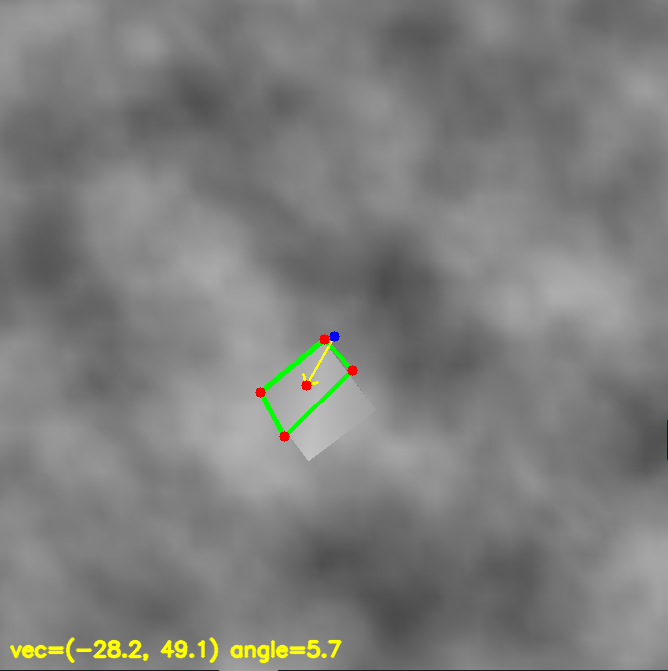
#> input picture CVstuff/debug/yay_harris_ransac.png, 668 x 671 px
$ python opencv_contour_pnp_processor.py debug/yay_harris_ransac.png
#> lines starting #> are read from the running program, lines starting #| are printed output that depends on the picture
### CVstuff/processors/contour_pnp_processor.py
from __future__ import annotations

from dataclasses import dataclass
from pathlib import Path
from typing import Any

import cv2
import numpy as np

from CVstuff.pnp_processor import OutputMode


@dataclass(frozen=True)
class ContourDetection:
    contour: np.ndarray
    corners: np.ndarray
    score: float
    rvec: np.ndarray | None = None
    tvec: np.ndarray | None = None


class ContourPnPProcessor:
    """Detect rectangle candidates from contours and estimate pose from their corners."""

    def __init__(
        self,
        video_source: Any,
        output_mode: OutputMode | str,
        output_file: str | Path | None = None,
        camera_matrix: np.ndarray | None = None,
        dist_coeffs: np.ndarray | None = None,
        marker_size: float = 1.0,
        min_contour_area: float = 800.0,
        max_contour_area_ratio: float = 0.02,
        border_margin: int = 2,
        approx_epsilon_factor: float = 0.02,
        canny_low: int = 50,
        canny_high: int = 150,
        blur_size: int = 5,
        morph_kernel_size: int = 5,
        max_detections: int = 1,
        use_min_area_fallback: bool = True,
        window_name: str = "Contour PnP Processor",
        show_edges_window: bool = True,
        edges_window_name: str = "Contour Edges",
    ) -> None:
        self.video_source = video_source
        self.output_mode = OutputMode(output_mode)
        self.output_file = Path(output_file) if output_file else None
        self.camera_matrix = camera_matrix
        self.dist_coeffs = (
            dist_coeffs.astype(np.float64)
            if dist_coeffs is not None
            else np.zeros((5, 1), dtype=np.float64)
        )
        self.marker_size = marker_size
        self.min_contour_area = min_contour_area
        self.max_contour_area_ratio = max_contour_area_ratio
        self.border_margin = border_margin
        self.approx_epsilon_factor = approx_epsilon_factor
        self.canny_low = canny_low
        self.canny_high = canny_high
        self.blur_size = blur_size
        self.morph_kernel_size = morph_kernel_size
        self.max_detections = max_detections
        self.use_min_area_fallback = use_min_area_fallback
        self.window_name = window_name
        self.show_edges_window = show_edges_window
        self.edges_window_name = edges_window_name

        if self.output_mode is OutputMode.FILE and self.output_file is None:
            raise ValueError("output_file is required when output_mode is 'file'")

    def run(self) -> None:
        if self._is_image_source(self.video_source):
            self._run_image_source(Path(self.video_source))
            return

        capture, should_release = self._open_capture(self.video_source)
        writer: cv2.VideoWriter | None = None

        try:
            ok, frame = capture.read()
            if not ok or frame is None:
                raise RuntimeError("Could not read the first frame from video_source")

            frame = self._resize_frame(frame)
            frame_size = (frame.shape[1], frame.shape[0])
            camera_matrix = self._camera_matrix_for_frame(frame)

            if self.output_mode is OutputMode.FILE:
                writer = self._open_writer(capture, frame_size)

            while ok and frame is not None:
                annotated, edges = self.process_frame(frame, camera_matrix)

                if self.output_mode is OutputMode.WINDOW:
                    cv2.imshow(self.window_name, annotated)
                    if self.show_edges_window:
                        cv2.imshow(self.edges_window_name, edges)
                    if cv2.waitKey(1) & 0xFF in (ord("q"), 27):
                        break
                else:
                    assert writer is not None
                    writer.write(annotated)

                ok, frame = capture.read()
                if ok and frame is not None:
                    frame = self._resize_frame(frame)
        finally:
            if writer is not None:
                writer.release()
            if should_release:
                capture.release()
            if self.output_mode is OutputMode.WINDOW:
                cv2.destroyWindow(self.window_name)
                if self.show_edges_window:
                    cv2.destroyWindow(self.edges_window_name)

    def _run_image_source(self, image_path: Path) -> None:
        frame = cv2.imread(str(image_path))
        if frame is None:
            raise RuntimeError(f"Could not read image source: {image_path!s}")

        frame = self._resize_frame(frame)
        camera_matrix = self._camera_matrix_for_frame(frame)
        annotated, edges = self.process_frame(frame, camera_matrix)

        if self.output_mode is OutputMode.FILE:
            assert self.output_file is not None
            self.output_file.parent.mkdir(parents=True, exist_ok=True)
            if not cv2.imwrite(str(self.output_file), annotated):
                raise RuntimeError(f"Could not write output image: {self.output_file}")
            return

        try:
            cv2.imshow(self.window_name, annotated)
            if self.show_edges_window:
                cv2.imshow(self.edges_window_name, edges)
            cv2.waitKey(0)
        finally:
            cv2.destroyWindow(self.window_name)
            if self.show_edges_window:
                cv2.destroyWindow(self.edges_window_name)

    def process_frame(
        self,
        frame: np.ndarray,
        camera_matrix: np.ndarray | None = None,
    ) -> tuple[np.ndarray, np.ndarray]:
        camera_matrix = camera_matrix if camera_matrix is not None else self._camera_matrix_for_frame(frame)
        detections, edges = self.detect(frame, camera_matrix)
        annotated = frame.copy()

        for detection in detections:
            self._draw_detection(annotated, detection, camera_matrix)

        return annotated, edges

    @staticmethod
    def _resize_frame(frame: np.ndarray) -> np.ndarray:
        return cv2.resize(frame, None, fx=0.5, fy=0.5, interpolation=cv2.INTER_AREA)

    def detect(
        self,
        frame: np.ndarray,
        camera_matrix: np.ndarray,
    ) -> tuple[list[ContourDetection], np.ndarray]:
        masks = self._candidate_masks(frame)
        debug_mask = np.bitwise_or.reduce(masks)
        detections: list[ContourDetection] = []
        max_contour_area = frame.shape[0] * frame.shape[1] * self.max_contour_area_ratio

        for mask in masks:
            contours, _ = cv2.findContours(mask, cv2.RETR_EXTERNAL, cv2.CHAIN_APPROX_SIMPLE)

            for contour in contours:
                area = cv2.contourArea(contour)
                if area < self.min_contour_area or area > max_contour_area:
                    continue

                perimeter = cv2.arcLength(contour, True)
                if perimeter <= 0:
                    continue

                polygon = cv2.approxPolyDP(contour, self.approx_epsilon_factor * perimeter, True)
                if len(polygon) == 4 and cv2.isContourConvex(polygon):
                    corners = self._order_quad_points(polygon.reshape(4, 2))
                elif self.use_min_area_fallback:
                    corners = self._rectangle_from_contour(contour)
                else:
                    continue

                if self._touches_border(corners, frame.shape):
                    continue

                score = self._score_quad(contour, corners, frame)
                if score <= 0:
                    continue

                rvec: np.ndarray | None = None
                tvec: np.ndarray | None = None
                ok, candidate_rvec, candidate_tvec = cv2.solvePnP(
                    self._object_points(),
                    corners.astype(np.float32),
                    camera_matrix,
                    self.dist_coeffs,
                    flags=cv2.SOLVEPNP_IPPE,
                )
                if ok:
                    rvec = candidate_rvec
                    tvec = candidate_tvec

                detections.append(
                    ContourDetection(
                        contour=contour,
                        corners=corners,
                        score=score,
                        rvec=rvec,
                        tvec=tvec,
                    )
                )

        detections.sort(key=lambda detection: detection.score, reverse=True)
        detections = self._dedupe_detections(detections)
        if self.max_detections > 0:
            detections = detections[: self.max_detections]
        return detections, debug_mask

    def _candidate_masks(self, frame: np.ndarray) -> list[np.ndarray]:
        gray = cv2.cvtColor(frame, cv2.COLOR_BGR2GRAY)
        equalized = cv2.equalizeHist(gray)

        blur_size = max(1, self.blur_size)
        if blur_size % 2 == 0:
            blur_size += 1
        if blur_size > 1:
            equalized = cv2.GaussianBlur(equalized, (blur_size, blur_size), 0)

        edges = cv2.Canny(equalized, self.canny_low, self.canny_high)
        masks = [self._close_mask(edges)]

        block_size = max(3, self.morph_kernel_size * 8 + 1)
        if block_size % 2 == 0:
            block_size += 1
        adaptive = cv2.adaptiveThreshold(
            equalized,
            255,
            cv2.ADAPTIVE_THRESH_GAUSSIAN_C,
            cv2.THRESH_BINARY,
            block_size,
            -5,
        )
        masks.append(self._close_mask(adaptive))

        top_hat_kernel_size = max(3, self.morph_kernel_size * 7)
        top_hat_kernel = cv2.getStructuringElement(
            cv2.MORPH_RECT,
            (top_hat_kernel_size, top_hat_kernel_size),
        )
        top_hat = cv2.morphologyEx(gray, cv2.MORPH_TOPHAT, top_hat_kernel)
        _, top_hat_mask = cv2.threshold(top_hat, 0, 255, cv2.THRESH_BINARY + cv2.THRESH_OTSU)
        masks.append(self._close_mask(top_hat_mask))

        local_kernel_size = max(31, self.morph_kernel_size * 14 + 1)
        if local_kernel_size % 2 == 0:
            local_kernel_size += 1
        local_background = cv2.GaussianBlur(gray, (local_kernel_size, local_kernel_size), 0)
        local_bright = cv2.subtract(gray, local_background)
        _, local_otsu_mask = cv2.threshold(local_bright, 0, 255, cv2.THRESH_BINARY + cv2.THRESH_OTSU)
        masks.append(self._close_mask(local_otsu_mask))

        local_threshold = max(4, int(local_bright.mean() + local_bright.std()))
        _, local_fixed_mask = cv2.threshold(local_bright, local_threshold, 255, cv2.THRESH_BINARY)
        masks.append(self._close_mask(local_fixed_mask))

        return masks

    def _close_mask(self, mask: np.ndarray) -> np.ndarray:
        if self.morph_kernel_size <= 1:
            return mask
        kernel_size = max(1, self.morph_kernel_size)
        kernel = cv2.getStructuringElement(cv2.MORPH_RECT, (kernel_size, kernel_size))
        return cv2.morphologyEx(mask, cv2.MORPH_CLOSE, kernel)

    @staticmethod
    def _dedupe_detections(detections: list[ContourDetection]) -> list[ContourDetection]:
        unique: list[ContourDetection] = []
        for detection in detections:
            current_box = cv2.boundingRect(detection.corners.astype(np.float32))
            if any(
                ContourPnPProcessor._rect_iou(
                    current_box,
                    cv2.boundingRect(existing.corners.astype(np.float32)),
                )
                > 0.6
                for existing in unique
            ):
                continue
            unique.append(detection)
        return unique

    @staticmethod
    def _rect_iou(rect_a: tuple[int, int, int, int], rect_b: tuple[int, int, int, int]) -> float:
        ax, ay, aw, ah = rect_a
        bx, by, bw, bh = rect_b
        x_left = max(ax, bx)
        y_top = max(ay, by)
        x_right = min(ax + aw, bx + bw)
        y_bottom = min(ay + ah, by + bh)
        if x_right <= x_left or y_bottom <= y_top:
            return 0.0
        intersection = (x_right - x_left) * (y_bottom - y_top)
        union = aw * ah + bw * bh - intersection
        return float(intersection / union) if union > 0 else 0.0

    def _score_quad(self, contour: np.ndarray, corners: np.ndarray, frame: np.ndarray) -> float:
        contour_area = cv2.contourArea(contour)
        quad_area = cv2.contourArea(corners.astype(np.float32))
        if quad_area <= 0:
            return 0.0

        rectangularity = min(contour_area, quad_area) / max(contour_area, quad_area)
        angle_score = self._right_angle_score(corners)
        fill_score = self._inside_outside_fill_score(frame, corners)
        return float(quad_area * rectangularity * angle_score * fill_score)

    @staticmethod
    def _inside_outside_fill_score(frame: np.ndarray, corners: np.ndarray) -> float:
        lab = cv2.cvtColor(frame, cv2.COLOR_BGR2LAB)
        inner_mask = np.zeros(frame.shape[:2], dtype=np.uint8)
        cv2.fillConvexPoly(inner_mask, corners.astype(np.int32), 255)

        kernel = cv2.getStructuringElement(cv2.MORPH_RECT, (21, 21))
        outer_mask = cv2.dilate(inner_mask, kernel)
        ring_mask = cv2.subtract(outer_mask, inner_mask)
        if not np.any(inner_mask) or not np.any(ring_mask):
            return 0.0

        inside_pixels = lab[inner_mask > 0].astype(np.float32)
        outside_pixels = lab[ring_mask > 0].astype(np.float32)
        inside_mean = inside_pixels.mean(axis=0)
        outside_mean = outside_pixels.mean(axis=0)

        inside_std = float(inside_pixels.std(axis=0).mean())
        outside_delta = float(np.linalg.norm(inside_mean - outside_mean))
        return max(0.05, min(25.0, (outside_delta * outside_delta) / ((inside_std + 1.0) * 10.0)))

    def _touches_border(self, corners: np.ndarray, image_shape: tuple[int, ...]) -> bool:
        if self.border_margin <= 0:
            return False
        height, width = image_shape[:2]
        x_values = corners[:, 0]
        y_values = corners[:, 1]
        return bool(
            np.any(x_values <= self.border_margin)
            or np.any(y_values <= self.border_margin)
            or np.any(x_values >= width - 1 - self.border_margin)
            or np.any(y_values >= height - 1 - self.border_margin)
        )

    def _rectangle_from_contour(self, contour: np.ndarray) -> np.ndarray:
        rectangle = cv2.minAreaRect(contour)
        return self._order_quad_points(cv2.boxPoints(rectangle))

    @staticmethod
    def _right_angle_score(corners: np.ndarray) -> float:
        scores = []
        for index in range(4):
            prev_point = corners[(index - 1) % 4]
            point = corners[index]
            next_point = corners[(index + 1) % 4]
            vector_a = prev_point - point
            vector_b = next_point - point
            norm_product = np.linalg.norm(vector_a) * np.linalg.norm(vector_b)
            if norm_product <= 0:
                return 0.0
            cosine = abs(float(np.dot(vector_a, vector_b) / norm_product))
            scores.append(max(0.0, 1.0 - cosine))
        return float(np.prod(scores))

    def _draw_detection(
        self,
        frame: np.ndarray,
        detection: ContourDetection,
        camera_matrix: np.ndarray,
    ) -> None:
        corners = detection.corners.astype(np.int32)
        cv2.polylines(frame, [corners], True, (0, 255, 0), 2)

        for index, point in enumerate(corners):
            cv2.circle(frame, tuple(point), 4, (0, 0, 255), -1)
            cv2.putText(
                frame,
                str(index + 1),
                tuple(point + np.array([5, -5])),
                cv2.FONT_HERSHEY_SIMPLEX,
                0.5,
                (0, 255, 255),
                1,
                cv2.LINE_AA,
            )

        cv2.putText(
            frame,
            f"score={detection.score:.0f}",
            (10, 30),
            cv2.FONT_HERSHEY_SIMPLEX,
            0.7,
            (0, 255, 255),
            2,
            cv2.LINE_AA,
        )

        if detection.rvec is None or detection.tvec is None:
            return

        cv2.drawFrameAxes(
            frame,
            camera_matrix,
            self.dist_coeffs,
            detection.rvec,
            detection.tvec,
            self.marker_size * 0.5,
        )

    def _object_points(self) -> np.ndarray:
        half_size = self.marker_size / 2.0
        return np.array(
            [
                [-half_size, -half_size, 0.0],
                [half_size, -half_size, 0.0],
                [half_size, half_size, 0.0],
                [-half_size, half_size, 0.0],
            ],
            dtype=np.float32,
        )

    # [33 lines left out: functions _open_capture, _video_capture, _open_writer, not called in this run]

    def _camera_matrix_for_frame(self, frame: np.ndarray) -> np.ndarray:
        if self.camera_matrix is not None:
            return self.camera_matrix.astype(np.float64)

        height, width = frame.shape[:2]
        focal_length = float(max(width, height))
        return np.array(
            [
                [focal_length, 0.0, width / 2.0],
                [0.0, focal_length, height / 2.0],
                [0.0, 0.0, 1.0],
            ],
            dtype=np.float64,
        )

    @staticmethod
    def _is_image_source(video_source: Any) -> bool:
        if not isinstance(video_source, (str, Path)):
            return False
        return Path(video_source).suffix.lower() in {".png", ".jpg", ".jpeg", ".bmp", ".tif", ".tiff"}

    @staticmethod
    def _order_quad_points(points: np.ndarray) -> np.ndarray:
        points = points.astype(np.float32)
        ordered = np.zeros((4, 2), dtype=np.float32)

        point_sum = points.sum(axis=1)
        point_diff = np.diff(points, axis=1).reshape(-1)

        ordered[0] = points[np.argmin(point_sum)]
        ordered[2] = points[np.argmax(point_sum)]
        ordered[1] = points[np.argmin(point_diff)]
        ordered[3] = points[np.argmax(point_diff)]
        return ordered

### CVstuff/opencv_contour_pnp_processor.py
from __future__ import annotations

import argparse
from typing import Iterable

import numpy as np

from CVstuff.processors.contour_pnp_processor import ContourPnPProcessor
from CVstuff.pnp_processor import OutputMode


def _parse_camera_matrix(values: Iterable[float] | None) -> np.ndarray | None:
    if values is None:
        return None

    matrix_values = list(values)
    if len(matrix_values) != 9:
        raise argparse.ArgumentTypeError("Camera matrix requires 9 values")
    return np.array(matrix_values, dtype=np.float64).reshape(3, 3)


def main() -> None:
    parser = argparse.ArgumentParser(description="Detect rectangular contours and annotate PnP pose.")
    parser.add_argument("video_source", help="Camera index, video file, image file, stream, or URL.")
    parser.add_argument(
        "--mode",
        choices=[mode.value for mode in OutputMode],
        default=OutputMode.WINDOW.value,
        help="Output mode: show a window or write annotated frames to a file.",
    )
    parser.add_argument("--output-file", help="Output video/image path for --mode file.")
    parser.add_argument("--marker-size", type=float, default=1.0, help="Square marker size in your chosen units.")
    parser.add_argument("--min-contour-area", type=float, default=800.0, help="Ignore contours smaller than this.")
    parser.add_argument(
        "--max-contour-area-ratio",
        type=float,
        default=0.02,
        help="Ignore contours larger than this fraction of the frame area.",
    )
    parser.add_argument("--border-margin", type=int, default=2, help="Reject rectangles this close to the frame edge.")
    parser.add_argument(
        "--approx-epsilon-factor",
        type=float,
        default=0.02,
        help="Contour approximation epsilon as a fraction of contour perimeter.",
    )
    parser.add_argument("--canny-low", type=int, default=50, help="Lower Canny edge threshold.")
    parser.add_argument("--canny-high", type=int, default=150, help="Upper Canny edge threshold.")
    parser.add_argument("--blur-size", type=int, default=5, help="Gaussian blur kernel size; even values are rounded up.")
    parser.add_argument(
        "--morph-kernel-size",
        type=int,
        default=5,
        help="Morphological close kernel size for reconnecting edge gaps; use 1 to disable.",
    )
    parser.add_argument("--max-detections", type=int, default=1, help="Maximum scored rectangles to draw; use 0 for all.")
    parser.add_argument(
        "--use-min-area-fallback",
        dest="use_min_area_fallback",
        action="store_true",
        help="Also fit minAreaRect for plausible contours that do not approximate to exactly four corners.",
    )
    parser.add_argument(
        "--no-min-area-fallback",
        dest="use_min_area_fallback",
        action="store_false",
        help="Only accept contours that approximate to exactly four corners.",
    )
    parser.set_defaults(use_min_area_fallback=True)
    parser.add_argument(
        "--no-edges-window",
        action="store_true",
        help="Do not show the Canny/morphology debug window in window mode.",
    )
    parser.add_argument(
        "--camera-matrix",
        nargs=9,
        type=float,
        metavar=("FX", "S", "CX", "S2", "FY", "CY", "P1", "P2", "P3"),
        help="Optional 3x3 camera matrix values in row-major order.",
    )
    args = parser.parse_args()

    processor = ContourPnPProcessor(
        video_source=args.video_source,
        output_mode=args.mode,
        output_file=args.output_file,
        camera_matrix=_parse_camera_matrix(args.camera_matrix),
        marker_size=args.marker_size,
        min_contour_area=args.min_contour_area,
        max_contour_area_ratio=args.max_contour_area_ratio,
        border_margin=args.border_margin,
        approx_epsilon_factor=args.approx_epsilon_factor,
        canny_low=args.canny_low,
        canny_high=args.canny_high,
        blur_size=args.blur_size,
        morph_kernel_size=args.morph_kernel_size,
        max_detections=args.max_detections,
        use_min_area_fallback=args.use_min_area_fallback,
        show_edges_window=not args.no_edges_window,
    )
    processor.run()
#> in _run_image_source, frame is the input picture: shape (671, 668, 3); mean B, G, R 124.4, 126.4, 126.1
#> in _run_image_source, `camera_matrix = self._camera_matrix_for_frame(frame)`: camera_matrix = [[336, 0, 167], [0, 336, 168], [0, 0, 1]]
#> in _candidate_masks, `equalized = cv2.equalizeHist(gray)`:
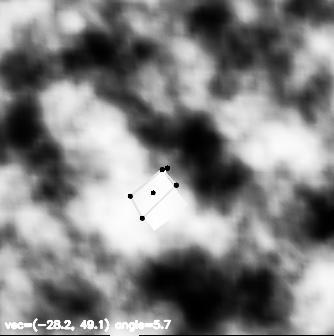
#> equalized: shape (336, 334); min 0, max 255, mean 129.2
#> in _candidate_masks, `edges = cv2.Canny(equalized, self.canny_low, self.canny_high)`:
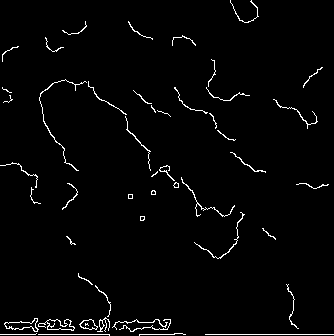
#> edges: shape (336, 334); 2.3% white in thin lines or dots
#> (the rest of the program and of its run is left out)
